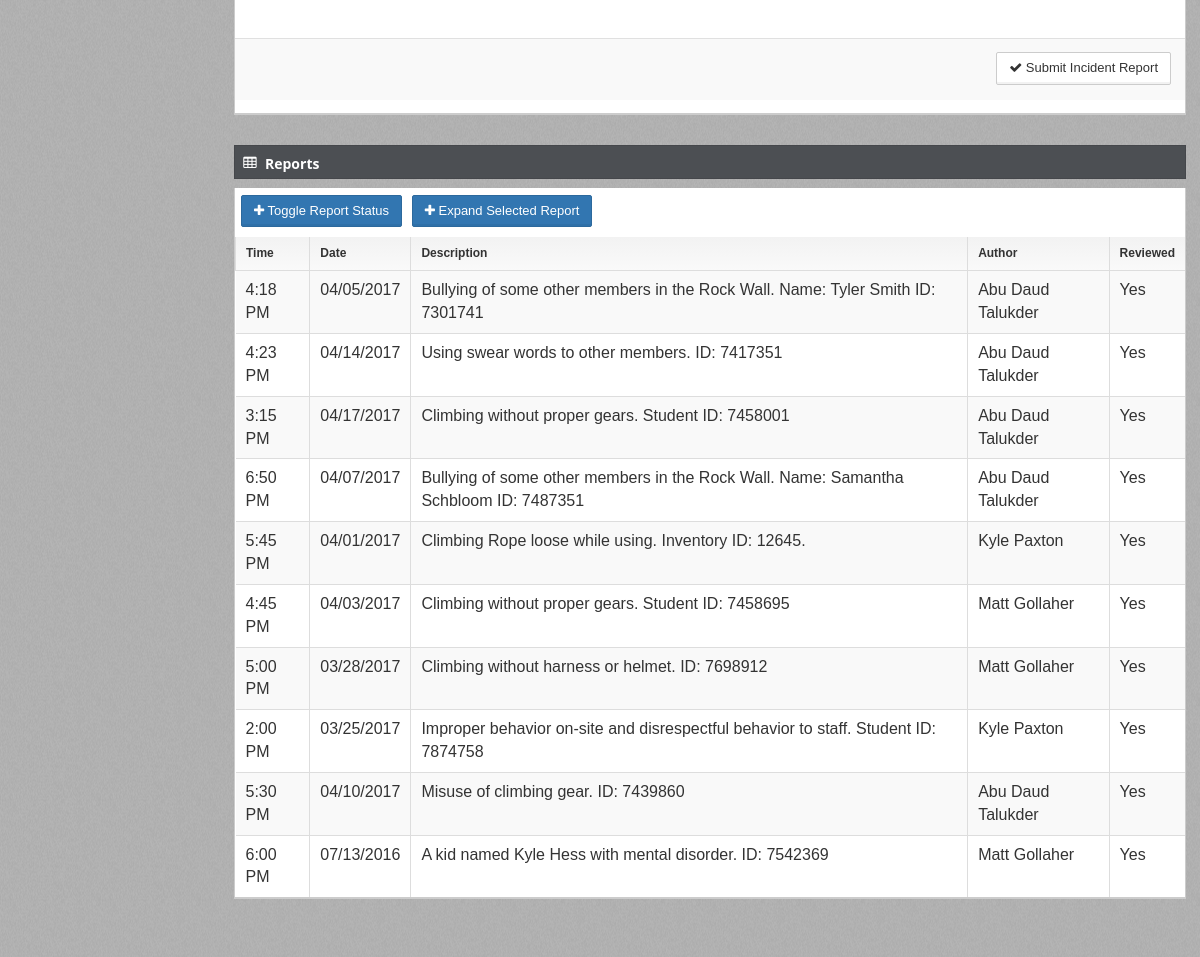
The page /reportingMaster (signed in, lower part) on the database as committed earlier.
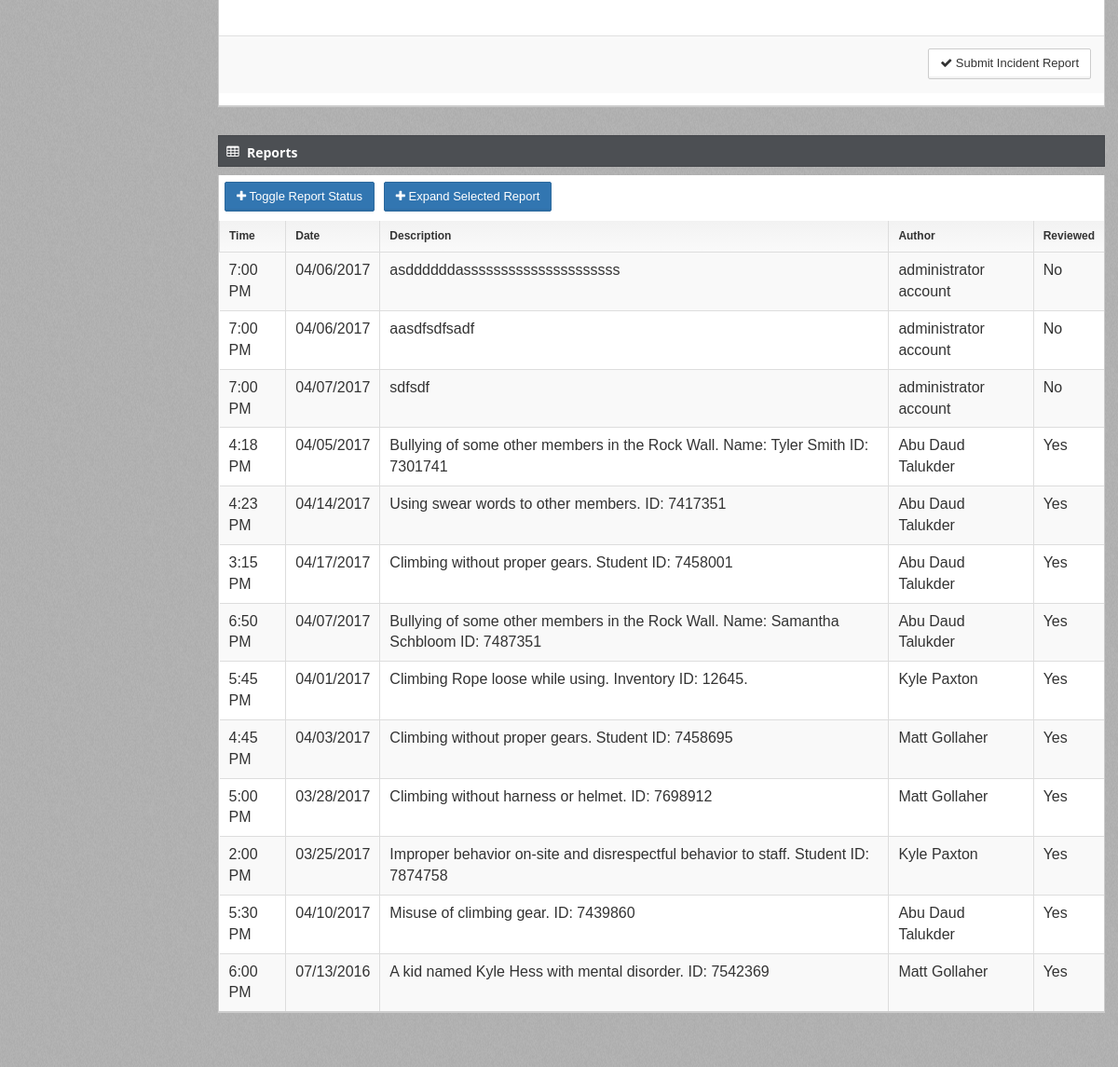
The same page on the database as committed later.
### tables this page shows
CREATE TABLE "IncidentReport" (
	`Id`	INTEGER NOT NULL UNIQUE,
	`Time`	TEXT NOT NULL,
	`Date`	TEXT NOT NULL,
	`Description`	TEXT NOT NULL,
	`Author`	TEXT NOT NULL,
	`IsReviewed`	TEXT NOT NULL,
	PRIMARY KEY(`Id`)
);

### app.py (the view)
@app.route('/reportingMaster')
def reportingMaster():
    return reportingModule.reportingMaster()

### databaseFunctions.py (called while the page is built)
def getAllIncidentReportIds():
    with engine.connect() as connection:
        sqlText = text("SELECT Id FROM IncidentReport ORDER by date(Date), time(Time), Id DESC")
        result = engine.execute(sqlText)
        ids = []
        for row in result:
            ids.append(row[0])
        if not ids:
            return None
        else:
            return ids

def getAllIncidentReportTimes():
    with engine.connect() as connection:
        sqlText = text("SELECT Time FROM IncidentReport ORDER by date(Date), time(Time), Id DESC")
        result = engine.execute(sqlText)
        times = []
        for row in result:
            times.append(row[0])
        if not times:
            return None
        else:
            return times

def getAllIncidentReportDates():
    with engine.connect() as connection:
        sqlText = text("SELECT Date FROM IncidentReport ORDER by date(Date), time(Time), Id DESC")
        result = engine.execute(sqlText)
        dates = []
        for row in result:
            dates.append(row[0])
        if not dates:
            return None
        else:
            return dates

### templates/reportingManager.html (shortened to what the changed rows need)
﻿{% extends "layout.html" %}
{%block body %}
<div id="main" role="main">
    <div id="content">
        <section id="widget-grid" class="">
            <div class="row">
                <article class="col-xs-12 col-sm-12 col-md-12 col-lg-12">
                    <div class="jarviswidget jarviswidget-color-blueDark" id="wid-id-2" data-widget-editbutton="false" data-widget-colorbutton="false">
                        <header style="padding-top:10px">
                            <h2 style="line-height:15px"><strong>Reports</strong></h2>
                        </header>
                        <div>
                            <div class="widget-body no-padding">
                                <table id="datatable" class="table table-striped table-bordered table-hover">
                                    <thead>
                                        <tr>
                                            <th>Time</th>
                                            <th data-hide="phone">Date</th>
                                            <th data-hide="phone,tablet">Description</th>
                                            <th data-hide="phone,tablet">Author</th>
                                            <th data-hide="phone,tablet">Reviewed</th>
                                        </tr>
                                    </thead>
                                    <tbody>
                                        {% for row in reportTable %}
                                        <tr id="tr">
                                            <td>{{ row['time'] }}</td>
                                            <td>{{ row['date'] }}</td>
                                            <td title="{{ row['description'] }}"> {{ row['description'] }}</td>
                                            <td>{{ row['author'] }}</td>
                                            <td>{{ row['isReviewed'] }}</td>
                                        </tr>
                                        {% endfor %}
                                    </tbody>
                                </table>
                            </div>
                        </div>
                    </div>
                </article>
            </div>
        </section>
    </div>
</div>
    {% endblock %}

Rows that differ between the two databases and show on the page:
added IncidentReport: time "7:00 PM", date "04/06/2017", description "asddddddasssssssssssssssssssss", author "administrator account", isReviewed "No"
added IncidentReport: time "7:00 PM", date "04/06/2017", description "aasdfsdfsadf", author "administrator account", isReviewed "No"
added IncidentReport: time "7:00 PM", date "04/07/2017", description "sdfsdf", author "administrator account", isReviewed "No"
